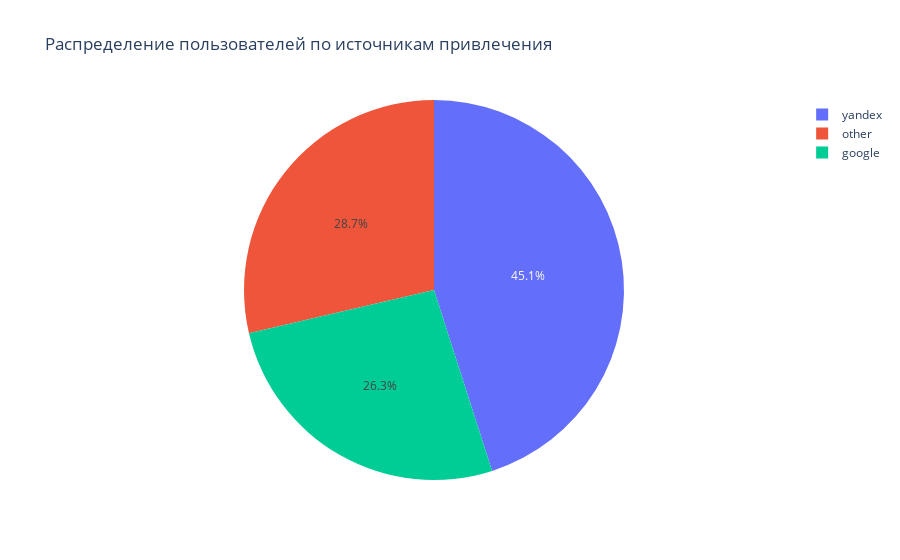

The notebook cell this image was saved under:
### Markdown cell above
Посмотрим дополнительно на распределение пользователей по источникам и на графики времени.

### Code cell
t = df.groupby('source', as_index=False).agg({'user_id':'nunique'})
labels = t['source']
values = t['user_id']

fig = go.Figure(data=[go.Pie(labels=labels, values=values)])
fig.update_layout(
    title_text="Распределение пользователей по источникам привлечения")
fig.show()

### Figure 1 — Plotly figure (JSON) as saved in the notebook; plotly's stock layout.template omitted (floating-point values rounded to 4 significant figures)
{"data": [{"labels": ["google", "other", "yandex"], "type": "pie", "values": [1129, 1230, 1934]}], "layout": {"title": {"text": "Распределение пользователей по источникам привлечения"}}}
